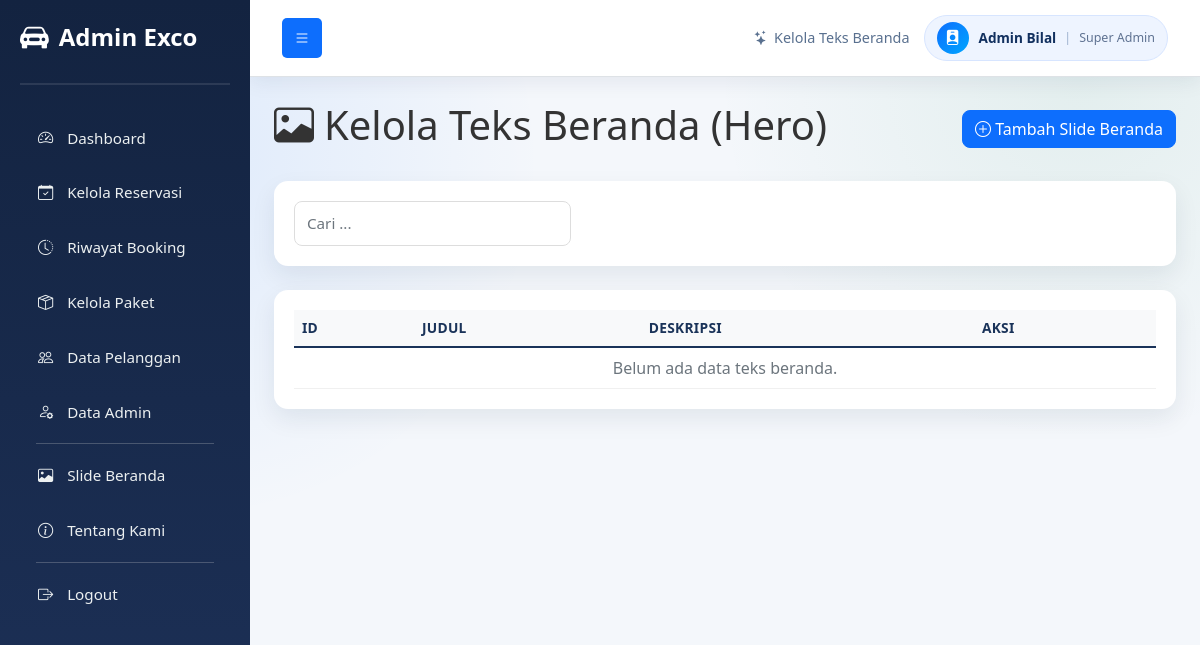
Page /admin/kelola_hero.php (signed in) on the earlier database version.
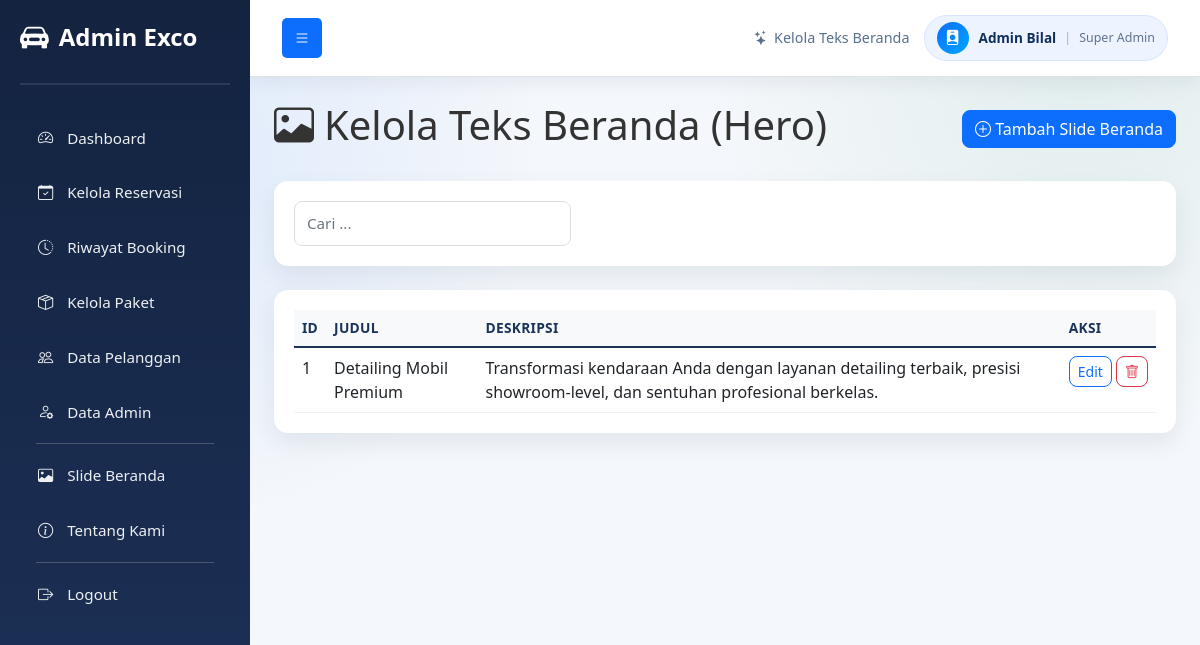
Same page on the later database version.
### tables this page shows
CREATE TABLE `hero_section` (
  `id_hero` int(11) NOT NULL,
  `judul` varchar(255) NOT NULL,
  `deskripsi` text DEFAULT NULL,
  `foto` varchar(255) DEFAULT NULL
);

### admin/kelola_hero.php (the view, shortened to what this page needs)
<?php
function h($value)
{
    return htmlspecialchars((string) $value, ENT_QUOTES, 'UTF-8');
}
global $conn;
$heroList = [];
$result = mysqli_query($conn, 'SELECT id_hero, judul, deskripsi FROM `hero_section` ORDER BY id_hero DESC');
if ($result) {
    while ($row = mysqli_fetch_assoc($result)) {
        $heroList[] = $row;
    }
}
?>
<!DOCTYPE html>
<html lang="id">
<head>
    <link href="../bootstrap/css/bootstrap.min.css" rel="stylesheet">
    <link href="../bootstrap/bootstrap-icons/bootstrap-icons.css" rel="stylesheet">
    <link rel="stylesheet" href="https://cdnjs.cloudflare.com/ajax/libs/font-awesome/6.4.0/css/all.min.css">
    <link rel="stylesheet" href="style.css">
    <link href="https://cdn.jsdelivr.net/npm/summernote@0.9.0/dist/summernote-lite.min.css" rel="stylesheet">
</head>
<body>
<div class="wrapper">
    <?php include 'sidebar.php'; ?>
    <div id="content">
        <nav class="navbar navbar-expand-lg navbar-light bg-white border-bottom">
            <div class="container-fluid">
                <button type="button" id="sidebarCollapse" class="btn btn-primary"><i class="bi bi-list"></i></button>
                <div class="topbar-meta ms-auto">
                    <span class="topbar-page"><i class="bi bi-stars"></i> Kelola Teks Beranda</span>
                    <div class="admin-chip">
                        <span class="admin-avatar"><i class="bi bi-person-badge-fill"></i></span>
                        <div>
                            <div class="admin-name">Admin Bilal</div>
                            <div class="admin-role">Super Admin</div>
                        </div>
                    </div>
                </div>
            </div>
        </nav>
        <div class="container-fluid p-4">
            <div class="d-flex justify-content-between align-items-center mb-4">
                <h1 class="page-title"><i class="bi bi-image"></i> Kelola Teks Beranda (Hero)</h1>
                <button class="btn btn-primary" data-bs-toggle="modal" data-bs-target="#tambahModal">
                    <i class="bi bi-plus-circle"></i> Tambah Slide Beranda
                </button>
            </div>
            <div class="card mb-4">
                <div class="card-body">
                    <div class="row g-3">
                        <div class="col-md-4">
                            <input type="text" class="form-control" id="searchHero" placeholder="Cari ...">
                        </div>
                    </div>
                </div>
            </div>
            <div class="card">
                <div class="card-body">
                    <div class="table-responsive">
                        <table class="table table-hover" id="heroTable">
                            <thead class="table-light">
                            <tr>
                                <th>ID</th>
                                <th>Judul</th>
                                <th>Deskripsi</th>
                                <th>Aksi</th>
                            </tr>
                            </thead>
                            <tbody>
                            <?php if (count($heroList) === 0): ?>
                                <tr><td colspan="4" class="text-center text-muted">Belum ada data teks beranda.</td></tr>
                            <?php endif; ?>
                            <?php foreach ($heroList as $hero): ?>
                                <tr>
                                    <td><?php echo (int) $hero['id_hero']; ?></td>
                                    <td style="max-width: 250px;"><?php echo h($hero['judul']); ?></td>
                                    <td><div class="content-preview"><?php echo ($hero['deskripsi']); ?></div></td>
                                    <td style="white-space: nowrap;">
                                        <button
                                            class="btn btn-outline-primary btn-sm"
                                            data-bs-toggle="modal"
                                            data-bs-target="#editModal"
                                            data-id="<?php echo (int) $hero['id_hero']; ?>"
                                            data-judul="<?php echo h($hero['judul']); ?>"
                                            data-deskripsi="<?php echo h($hero['deskripsi']); ?>"
                                            onclick="setEditHero(this)">
                                            Edit
                                        </button>
                                        <a href="kelola_hero.php?delete=<?php echo (int) $hero['id_hero']; ?>" class="btn btn-sm btn-outline-danger" onclick="return confirm('Hapus teks beranda ini?')">
                                            <i class="bi bi-trash"></i>
                                        </a>
                                    </td>
                                </tr>
                            <?php endforeach; ?>
                            </tbody>
                        </table>
                    </div>
                </div>
            </div>
        </div>
    </div>
</div>
</body>
</html>

### admin/sidebar.php
<nav id="sidebar" class="sidebar">
    <div class="sidebar-header">
        <h3><i class="bi bi-car-front-fill"></i><span>Admin Exco</span></h3>
    </div>
    <ul class="list-unstyled components">
        <li><a href="index.php"><i class="bi bi-speedometer2"></i><span class="menu-label"> Dashboard</span></a></li>
        <li><a href="kelola_reservasi.php"><i class="bi bi-calendar-check"></i><span class="menu-label"> Kelola Reservasi</span></a></li>
        <li><a href="kelola_riwayat.php"><i class="bi bi-clock-history"></i><span class="menu-label"> Riwayat Booking</span></a></li>
        <li><a href="kelola_paket.php"><i class="bi bi-box-seam"></i><span class="menu-label"> Kelola Paket</span></a></li>
        <li><a href="kelola_pelanggan.php"><i class="bi bi-people"></i><span class="menu-label"> Data Pelanggan</span></a></li>
        <li><a href="kelola_admin.php"><i class="bi bi-person-gear"></i><span class="menu-label"> Data Admin</span></a></li>
        <li><hr class="dropdown-divider bg-white opacity-25 mx-3 my-2"></li>
        <li><a href="kelola_hero.php"><i class="bi bi-image"></i><span class="menu-label"> Slide Beranda</span></a></li>
        <li><a href="kelola_tentang_kami.php"><i class="bi bi-info-circle"></i><span class="menu-label"> Tentang Kami</span></a></li>
        <li><hr class="dropdown-divider bg-white opacity-25 mx-3 my-2"></li>
        <li><a href="logout.php"><i class="bi bi-box-arrow-right"></i><span class="menu-label"> Logout</span></a></li>
    </ul>
</nav>

### admin/style.css (style rules this page uses)
:root { --primary-color: #0d6efd; --secondary-color: #6c757d; --success-color: #28a745; --danger-color: #dc3545; --warning-color: #ffc107; --info-color: #17a2b8; --sidebar-bg: #18253f; --sidebar-color: #ecf0f1; --surface-color: #f4f7fb; --card-glow: 0 10px 24px rgba(19, 32, 68, 0.08); }
* { margin: 0; padding: 0; box-sizing: border-box; }
body { font-family: 'Poppins', 'Segoe UI', Tahoma, Geneva, Verdana, sans-serif; background: radial-gradient(circle at 15% 20%, rgba(13, 110, 253, 0.09), transparent 30%), radial-gradient(circle at 90% 10%, rgba(25, 135, 84, 0.08), transparent 28%), var(--surface-color); color: #333; }
.wrapper { display: flex; min-height: 100vh; }
.sidebar { width: 250px; background: linear-gradient(180deg, #132340 0%, #1d3158 100%); padding: 20px; color: var(--sidebar-color); position: fixed; height: 100vh; overflow-y: auto; transition: width 0.25s ease, padding 0.25s ease; z-index: 1000; }
.sidebar-header { border-bottom: 2px solid rgba(255, 255, 255, 0.1); padding-bottom: 20px; margin-bottom: 30px; }
.sidebar-header h3 { font-size: 1.5rem; font-weight: 700; color: #fff; display: flex; align-items: center; gap: 10px; }
.sidebar-header i { font-size: 1.8rem; }
.sidebar .list-unstyled { list-style: none; }
.sidebar .list-unstyled li { margin-bottom: 0; }
.sidebar .list-unstyled li a { display: block; padding: 12px 15px; color: var(--sidebar-color); text-decoration: none; border-left: 3px solid transparent; transition: all 0.3s ease; font-size: 0.95rem; margin-bottom: 8px; border-radius: 5px 0 0 5px; }
.sidebar .list-unstyled li a i { margin-right: 10px; width: 20px; }
#content { flex: 1; margin-left: 250px; transition: margin-left 0.25s ease; display: flex; flex-direction: column; }
.navbar { box-shadow: 0 4px 20px rgba(16, 35, 78, 0.08); padding: 15px 20px; position: sticky; top: 0; z-index: 998; }
.navbar .btn-primary { background-color: var(--primary-color); border: none; padding: 10px 15px; border-radius: 5px; cursor: pointer; transition: all 0.3s ease; }
.topbar-meta { display: flex; align-items: center; gap: 14px; }
.topbar-page { color: #59708f; font-size: 0.9rem; display: inline-flex; align-items: center; gap: 6px; }
.admin-chip { display: flex; align-items: center; gap: 10px; background: #eef4ff; border: 1px solid #d7e5ff; border-radius: 999px; padding: 6px 12px; }
.admin-chip > div { display: flex; align-items: center; gap: 8px; white-space: nowrap; }
.admin-avatar { width: 32px; height: 32px; border-radius: 50%; display: inline-flex; align-items: center; justify-content: center; color: #fff; background: linear-gradient(135deg, #0d6efd 0%, #00a6ff 100%); font-size: 0.95rem; }
.admin-name { font-size: 0.85rem; font-weight: 600; color: #12305f; line-height: 1; }
.admin-role { font-size: 0.78rem; color: #5f7292; }
.admin-role::before { content: "|"; margin-right: 8px; color: #9cb0ce; }
.container-fluid { flex: 1; overflow-y: auto; }
.card { border: none; border-radius: 14px; box-shadow: var(--card-glow); margin-bottom: 20px; transition: all 0.3s ease; overflow: hidden; }
.card-body { padding: 20px; }
.table { margin-bottom: 0; }
.table thead th { border-bottom: 2px solid #dce5f7; font-weight: 600; color: #1a3359; font-size: 0.86rem; text-transform: uppercase; letter-spacing: 0.02em; }
.table tbody tr { border-bottom: 1px solid #f0f0f0; }
.btn { border-radius: 8px; font-weight: 500; transition: all 0.3s ease; }
.btn-primary { background-color: var(--primary-color); border-color: var(--primary-color); }
.btn-outline-primary { color: var(--primary-color); border-color: var(--primary-color); }
.btn-outline-danger { color: var(--danger-color); border-color: var(--danger-color); }
.form-control, .form-select { border: 1px solid #ddd; border-radius: 8px; padding: 10px 12px; font-size: 0.95rem; }
.page-title { display: flex; align-items: center; gap: 10px; }

### admin/kelola_hero.php (style rules this page uses)
#sidebarCollapse { padding: 0.5rem 0.75rem; }

Differences in the rows shown:
added hero_section: id_hero "1", judul "Detailing Mobil Premium", deskripsi "Transformasi kendaraan Anda dengan layanan detailing terbaik, presisi showroom-level, dan sentuhan profesional berkelas."
Other differences:
text no longer shown: "Belum ada data teks beranda."
